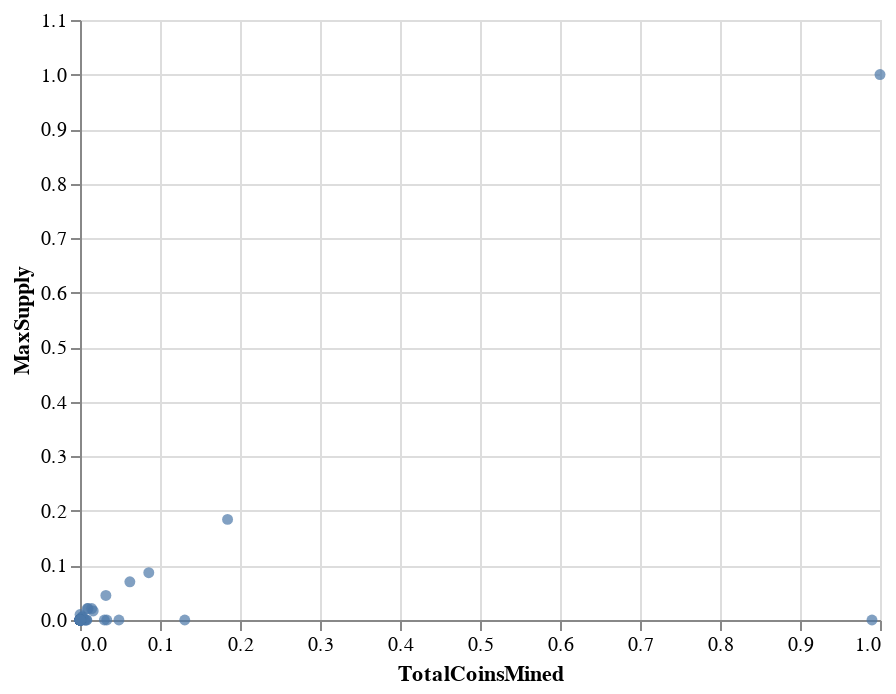

Notebook cell for this chart:
### Code cell
# Plot the scatter with x="TotalCoinsMined" and y="TotalCoinSupply"
alt.Chart(scatter_crypto_df).mark_circle().encode(
    x='TotalCoinsMined',
    y='MaxSupply'
)

### Figure 1 — Vega-Lite specification as saved in the notebook (floating-point values rounded to 4 significant figures)
{"config": {"view": {"continuousWidth": 400, "continuousHeight": 300}}, "data": {"name": "data-7c40762e2e0464a5fb785d761cd73b59"}, "mark": "circle", "encoding": {"x": {"type": "quantitative", "field": "TotalCoinsMined"}, "y": {"type": "quantitative", "field": "MaxSupply"}}, "$schema": "https://vega.github.io/schema/vega-lite/v4.8.1.json", "datasets": {"data-7c40762e2e0464a5fb785d761cd73b59": [{"TotalCoinsMined": 3.378e-06, "MaxSupply": 0.0}, {"TotalCoinsMined": 0.006163, "MaxSupply": 1e-12}, {"TotalCoinsMined": 8.291e-05, "MaxSupply": 0.0}, {"TotalCoinsMined": 1.833e-07, "MaxSupply": 1e-12}, {"TotalCoinsMined": 0.002147, "MaxSupply": 0.0}, {"TotalCoinsMined": 8.708e-07, "MaxSupply": 1e-12}, {"TotalCoinsMined": 0.0001232, "MaxSupply": 0.0}, {"TotalCoinsMined": 0.001, "MaxSupply": 0.0}, {"TotalCoinsMined": 7.476e-05, "MaxSupply": 0.000105}, {"TotalCoinsMined": 0.0007802, "MaxSupply": 0.0}, {"TotalCoinsMined": 0.01011, "MaxSupply": 0.021}, {"TotalCoinsMined": 0.0001884, "MaxSupply": 0.0}, {"TotalCoinsMined": 3.817e-06, "MaxSupply": 2.287e-05}, {"TotalCoinsMined": 0.003023, "MaxSupply": 0.0065}, {"TotalCoinsMined": 2.5e-05, "MaxSupply": 1e-12}, {"TotalCoinsMined": 0.001, "MaxSupply": 0.0}, {"TotalCoinsMined": 0.06232, "MaxSupply": 0.07}, {"TotalCoinsMined": 0.005921, "MaxSupply": 0.0}, {"TotalCoinsMined": 0.0014, "MaxSupply": 0.0}, {"TotalCoinsMined": 0.0001174, "MaxSupply": 0.0003}, {"TotalCoinsMined": 1.077e-05, "MaxSupply": 2e-05}, {"TotalCoinsMined": 0.009068, "MaxSupply": 0.021}, {"TotalCoinsMined": 0.001, "MaxSupply": 0.0}, {"TotalCoinsMined": 0.0001, "MaxSupply": 0.0}, {"TotalCoinsMined": 1.945e-05, "MaxSupply": 2.1e-05}, {"TotalCoinsMined": 8.829e-06, "MaxSupply": 1e-12}, {"TotalCoinsMined": 1.0, "MaxSupply": 1.0}, {"TotalCoinsMined": 2.188e-05, "MaxSupply": 2.5e-05}, {"TotalCoinsMined": 1.523e-05, "MaxSupply": 0.0}, {"TotalCoinsMined": 0.0002276, "MaxSupply": 0.0}, {"TotalCoinsMined": 0.0002739, "MaxSupply": 0.0}, {"TotalCoinsMined": 1.793e-05, "MaxSupply": 0.0}, {"TotalCoinsMined": 3.836e-05, "MaxSupply": 8.409e-05}, {"TotalCoinsMined": 0.001122, "MaxSupply": 0.0}, {"TotalCoinsMined": 0.001, "MaxSupply": 0.0}, {"TotalCoinsMined": 6.446e-05, "MaxSupply": 6.6e-05}, {"TotalCoinsMined": 7.5e-05, "MaxSupply": 0.01}, {"TotalCoinsMined": 0.0001863, "MaxSupply": 0.0002}, {"TotalCoinsMined": 3.088e-05, "MaxSupply": 1e-12}, {"TotalCoinsMined": 0.008553, "MaxSupply": 0.0}, {"TotalCoinsMined": 0.00044, "MaxSupply": 0.00021}, {"TotalCoinsMined": 0.0, "MaxSupply": 2.1e-05}, {"TotalCoinsMined": 9.986e-05, "MaxSupply": 0.0001074}, {"TotalCoinsMined": 0.03348, "MaxSupply": 0.0}, {"TotalCoinsMined": 0.0004155, "MaxSupply": 0.00204}, {"TotalCoinsMined": 2.1e-05, "MaxSupply": 2.1e-05}, {"TotalCoinsMined": 0.0007636, "MaxSupply": 0.001}, {"TotalCoinsMined": 3.396e-05, "MaxSupply": 0.0}, {"TotalCoinsMined": 4.796e-05, "MaxSupply": 0.0}, {"TotalCoinsMined": 0.0001395, "MaxSupply": 0.00016}, {"TotalCoinsMined": 0.0002266, "MaxSupply": 0.00042}, {"TotalCoinsMined": 0.001773, "MaxSupply": 0.0}, {"TotalCoinsMined": 2.317e-05, "MaxSupply": 0.0}, {"TotalCoinsMined": 0.99, "MaxSupply": 0.0}, {"TotalCoinsMined": 4.239e-05, "MaxSupply": 9.774e-05}, {"TotalCoinsMined": 0.0001087, "MaxSupply": 0.00021}, {"TotalCoinsMined": 6.952e-05, "MaxSupply": 0.0002628}, {"TotalCoinsMined": 0.0002489, "MaxSupply": 0.000336}, {"TotalCoinsMined": 6.157e-05, "MaxSupply": 8.4e-05}, {"TotalCoinsMined": 0.01648, "MaxSupply": 0.01655}, {"TotalCoinsMined": 0.0001841, "MaxSupply": 0.0}, {"TotalCoinsMined": 0.0002912, "MaxSupply": 0.0}, {"TotalCoinsMined": 7.151e-05, "MaxSupply": 0.0}, {"TotalCoinsMined": 1.152e-05, "MaxSupply": 2.1e-05}, {"TotalCoinsMined": 0.0009388, "MaxSupply": 0.001}, {"TotalCoinsMined": 0.000106, "MaxSupply": 0.0}, {"TotalCoinsMined": 0.08598, "MaxSupply": 0.08671}, {"TotalCoinsMined": 5.106e-05, "MaxSupply": 0.0}, {"TotalCoinsMined": 0.0006182, "MaxSupply": 0.000888}, {"TotalCoinsMined": 0.0001349, "MaxSupply": 0.0}, {"TotalCoinsMined": 0.0003871, "MaxSupply": 0.0}, {"TotalCoinsMined": 0.002714, "MaxSupply": 0.005}, {"TotalCoinsMined": 1.938e-05, "MaxSupply": 2.1e-05}, {"TotalCoinsMined": 0.04866, "MaxSupply": 0.0}, {"TotalCoinsMined": 1.484e-05, "MaxSupply": 0.0}, {"TotalCoinsMined": 1.032e-06, "MaxSupply": 0.0}, {"TotalCoinsMined": 0.0001037, "MaxSupply": 0.0001078}, {"TotalCoinsMined": 6.693e-05, "MaxSupply": 0.0}, {"TotalCoinsMined": 0.001, "MaxSupply": 0.0}, {"TotalCoinsMined": 0.000999, "MaxSupply": 0.001}, {"TotalCoinsMined": 7.143e-05, "MaxSupply": 7.8e-05}, {"TotalCoinsMined": 0.0001332, "MaxSupply": 0.0001332}, {"TotalCoinsMined": 1.768e-05, "MaxSupply": 0.0}, {"TotalCoinsMined": 1.798e-05, "MaxSupply": 0.0}, {"TotalCoinsMined": 3.963e-05, "MaxSupply": 4.2e-05}, {"TotalCoinsMined": 6.843e-05, "MaxSupply": 8.4e-05}, {"TotalCoinsMined": 0.0001448, "MaxSupply": 0.0}, {"TotalCoinsMined": 0.0001295, "MaxSupply": 0.0002}, {"TotalCoinsMined": 1.908e-05, "MaxSupply": 2.2e-05}, {"TotalCoinsMined": 0.0009027, "MaxSupply": 0.0}, {"TotalCoinsMined": 4.507e-05, "MaxSupply": 8.4e-05}, {"TotalCoinsMined": 1.147e-05, "MaxSupply": 2.1e-05}, {"TotalCoinsMined": 0.0005403, "MaxSupply": 0.00168}, {"TotalCoinsMined": 7.829e-05, "MaxSupply": 0.000105}, {"TotalCoinsMined": 1.225e-05, "MaxSupply": 2.14e-05}, {"TotalCoinsMined": 3.47e-05, "MaxSupply": 0.0001}, {"TotalCoinsMined": 0.0001173, "MaxSupply": 0.0}, {"TotalCoinsMined": 0.001033, "MaxSupply": 0.0}, {"TotalCoinsMined": 0.0002219, "MaxSupply": 0.0}, {"TotalCoinsMined": 0.1309, "MaxSupply": 0.0}, {"TotalCoinsMined": 0.008056, "MaxSupply": 0.0}, {"TotalCoinsMined": 0.01463, "MaxSupply": 0.021}, {"TotalCoinsMined": 1.327e-05, "MaxSupply": 2.1e-05}, {"TotalCoinsMined": 1.031e-05, "MaxSupply": 1.89e-05}, {"TotalCoinsMined": 5.691e-06, "MaxSupply": 0.0}, {"TotalCoinsMined": 0.03234, "MaxSupply": 0.045}, {"TotalCoinsMined": 0.0017, "MaxSupply": 0.00021}, {"TotalCoinsMined": 0.1845, "MaxSupply": 0.1845}, {"TotalCoinsMined": 7.994e-06, "MaxSupply": 0.0}, {"TotalCoinsMined": 6.087e-05, "MaxSupply": 0.0001}, {"TotalCoinsMined": 0.002994, "MaxSupply": 0.003601}, {"TotalCoinsMined": 1.883e-05, "MaxSupply": 2.1e-05}, {"TotalCoinsMined": 1.882e-05, "MaxSupply": 2.1e-05}, {"TotalCoinsMined": 0.0002011, "MaxSupply": 0.00021}, {"TotalCoinsMined": 1.883e-05, "MaxSupply": 2.1e-05}, {"TotalCoinsMined": 1.88e-05, "MaxSupply": 2.1e-05}, {"TotalCoinsMined": 0.0001681, "MaxSupply": 0.0}, {"TotalCoinsMined": 0.0001596, "MaxSupply": 0.0}, {"TotalCoinsMined": 0.0004952, "MaxSupply": 0.0}, {"TotalCoinsMined": 0.001, "MaxSupply": 1e-12}, {"TotalCoinsMined": 0.0001281, "MaxSupply": 0.0002107}, {"TotalCoinsMined": 0.03041, "MaxSupply": 0.0}, {"TotalCoinsMined": 7.733e-05, "MaxSupply": 0.0}]}}
